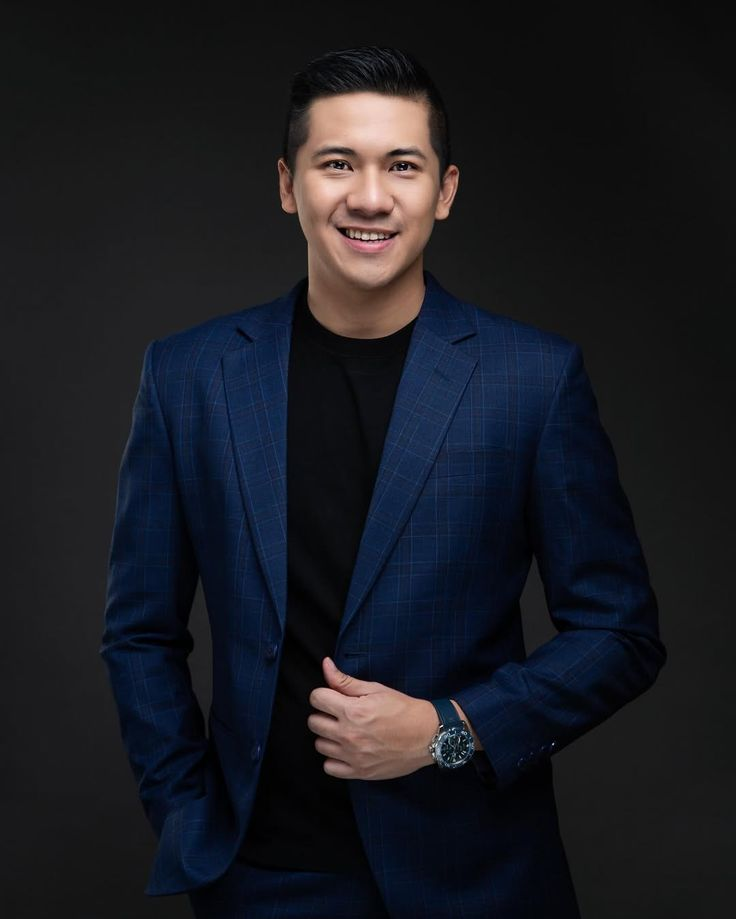
#> input picture foto.jpg, 736 x 919 px, found by its file name
$ python document_generator.py
#> lines starting #> are read from the running program, lines starting #| are printed output that depends on the picture
from PIL import Image, ImageDraw, ImageFont
from datetime import datetime, timedelta
import random
import io
import requests


# =====================================================
# FONT & UTIL
# =====================================================

def get_fonts():
    try:
        return {
            "title": ImageFont.truetype(
                "/usr/share/fonts/truetype/dejavu/DejaVuSans-Bold.ttf", 42
            ),
            "heading": ImageFont.truetype(
                "/usr/share/fonts/truetype/dejavu/DejaVuSans-Bold.ttf", 30
            ),
            "normal": ImageFont.truetype(
                "/usr/share/fonts/truetype/dejavu/DejaVuSans.ttf", 22
            ),
            "small": ImageFont.truetype(
                "/usr/share/fonts/truetype/dejavu/DejaVuSans.ttf", 18
            ),
        }
    except Exception:
        default = ImageFont.load_default()
        return {
            "title": default,
            "heading": default,
            "normal": default,
            "small": default,
        }


def fetch_photo(url, size=(220, 280)):
    try:
        resp = requests.get(url, timeout=10)
        resp.raise_for_status()
        img = Image.open(io.BytesIO(resp.content)).convert("RGB")
        img = img.resize(size, Image.LANCZOS)
        return img
    except Exception:
        return None


def image_to_bytes(image):
    """Convert PIL Image ke BytesIO (siap dikirim ke Telegram)."""
    img_byte_arr = io.BytesIO()
    image.save(img_byte_arr, format="JPEG", quality=95)
    img_byte_arr.seek(0)
    return img_byte_arr


# =====================================================
# 1. FACULTY ID CARD (DEPAN)
# =====================================================

def generate_faculty_id(
    teacher_name: str,
    teacher_email: str,
    school_name: str,
    photo_url: str = "https://github.com/oranglemah/ngebot/raw/main/foto.jpg",
):
    """
    Generate ID card depan mirip Faculty_ID_Front.jpg:
    - Header ungu dengan nama sekolah + 'FACULTY IDENTIFICATION CARD'
    - Logo bulat kiri atas (placeholder)
    - Area foto 3x4
    - Nama, Employee ID, Department di kanan
    - Issue date & valid until di bawah
    """
#> called with teacher_name = 'Kaitlin Brinker', teacher_email = 'kaitlin.brinker@example.edu', school_name = 'Downingtown STEM Academy'
    W, H = 1200, 768
    img = Image.new("RGB", (W, H), "white")
#> img: PIL image 1200x768 RGB; every value is 255
    draw = ImageDraw.Draw(img)
    fonts = get_fonts()

    # Header ungu
    header_h = 220
    header_color = "#7c3aed"
    draw.rectangle([(0, 0), (W, header_h)], fill=header_color)

    # Logo bulat
    logo_r = 140
    draw.ellipse([(40, 40), (40 + logo_r, 40 + logo_r)], fill="white")
    draw.text(
        (40 + logo_r / 2, 40 + logo_r / 2),
        "LOGO",
        fill=header_color,
        font=fonts["small"],
        anchor="mm",
    )

    # Nama sekolah + judul kartu
    draw.text(
        (logo_r + 90, 70),
        school_name,
        fill="white",
        font=fonts["title"],
    )
    draw.text(
        (logo_r + 90, 140),
        "FACULTY IDENTIFICATION CARD",
        fill="white",
        font=fonts["heading"],
    )

    # Area foto 3x4
    photo_x, photo_y = 60, header_h + 40
    photo_w, photo_h = 260, 340
    draw.rectangle(
        [(photo_x, photo_y), (photo_x + photo_w, photo_y + photo_h)],
        fill="#e5e7eb",
    )
    photo = fetch_photo(photo_url, size=(photo_w, photo_h))
#> in fetch_photo, img is the input picture: PIL image 736x919 RGB; mean R, G, B 25.9, 27.1, 33.2
#> in fetch_photo, `img = img.resize(size, Image.LANCZOS)`:
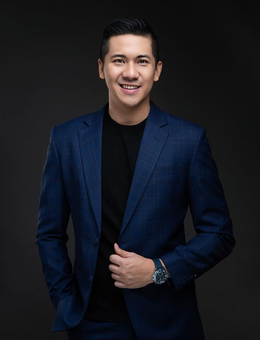
#> img: PIL image 260x340 RGB; mean R, G, B 25.9, 27.1, 33.2
    if photo:
        img.paste(photo, (photo_x, photo_y))
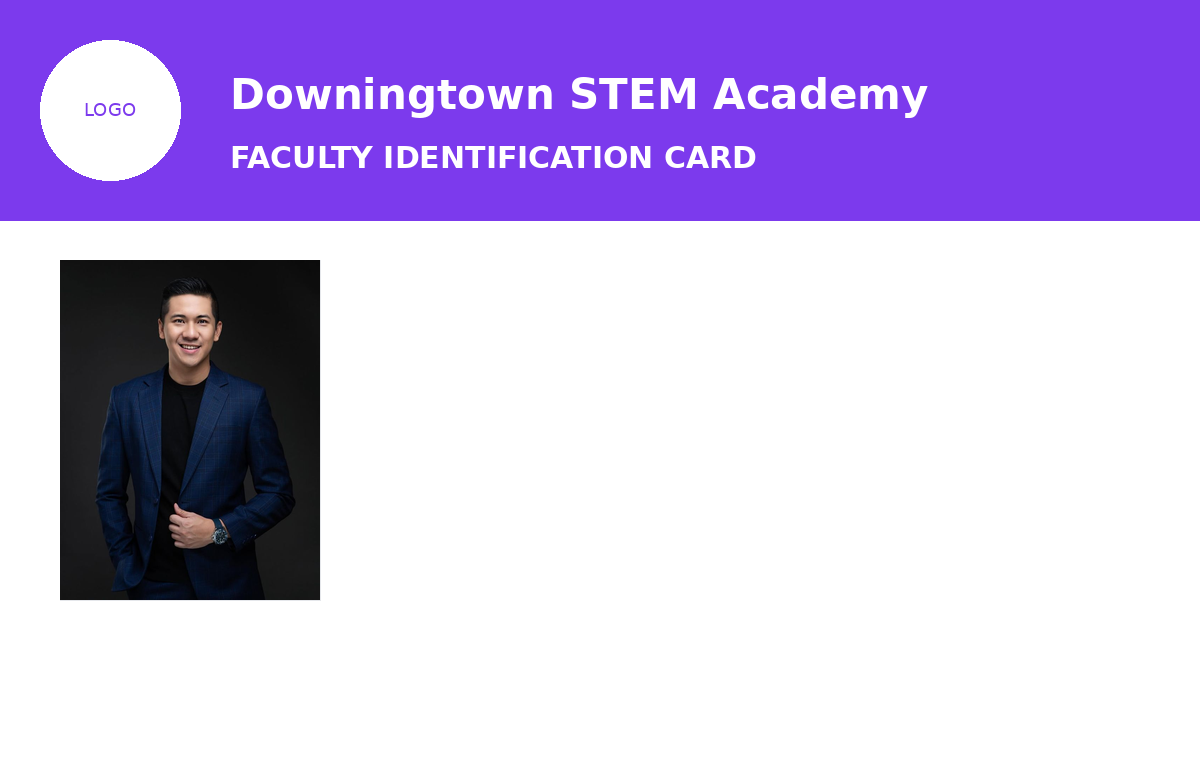
#> img: PIL image 1200x768 RGB; mean R, G, B 199.6, 182.9, 229.1
    else:
        draw.text(
            (photo_x + photo_w / 2, photo_y + photo_h / 2),
            "PHOTO\n3x4",
            fill="#9ca3af",
            font=fonts["normal"],
            anchor="mm",
            align="center",
        )

    # Info kanan
    info_x = photo_x + photo_w + 80
    info_y = header_h + 60

    emp_id = f"DU-{random.randint(4000,9999)}-{random.randint(100,999)}"
    departments = ["English", "Mathematics", "Science", "History", "Arts"]
    dept = random.choice(departments)

    draw.text((info_x, info_y), "NAME", fill="#6b7280", font=fonts["small"])
    draw.text((info_x, info_y + 32), teacher_name, fill="black", font=fonts["heading"])

    draw.text((info_x, info_y + 90), "EMPLOYEE ID", fill="#6b7280", font=fonts["small"])
    draw.text((info_x, info_y + 122), emp_id, fill="black", font=fonts["normal"])

    draw.text((info_x, info_y + 180), "DEPARTMENT", fill="#6b7280", font=fonts["small"])
    draw.text((info_x, info_y + 212), dept, fill="black", font=fonts["normal"])

    # Label STAFF kecil
    draw.text(
        (info_x, info_y + 260),
        "STAFF",
        fill="#111827",
        font=fonts["normal"],
    )

    # Issue & valid date
    issue_date = datetime.now() - timedelta(days=random.randint(200, 800))
    valid_until = issue_date + timedelta(days=4 * 365)

    bottom_y = H - 120
    draw.text(
        (80, bottom_y),
        "ISSUE DATE",
        fill="#6b7280",
        font=fonts["small"],
    )
    draw.text(
        (80, bottom_y + 32),
        issue_date.strftime("%m/%d/%Y"),
        fill="black",
        font=fonts["normal"],
    )

    draw.text(
        (W - 260, bottom_y),
        "VALID UNTIL",
        fill="#6b7280",
        font=fonts["small"],
    )
    draw.text(
        (W - 260, bottom_y + 32),
        valid_until.strftime("%m/%d/%Y"),
        fill="black",
        font=fonts["normal"],
    )

    return img, emp_id, dept


# =====================================================
# 2. PAY STUB / SALARY STATEMENT
# =====================================================

def generate_pay_stub(
    teacher_name: str,
    teacher_email: str,
    school_name: str,
    emp_id: str,
    department: str,
):
    """
    Slip gaji mirip Salary_Statement.jpg + detail realistis:
    - Employer info
    - Pay date & pay period
    - Regular salary, YTD, deductions, net pay
    """
    W, H = 850, 1150
    img = Image.new("RGB", (W, H), "white")
    draw = ImageDraw.Draw(img)
    fonts = get_fonts()

    # Header
    header_y = 40
    draw.text(
        (W / 2, header_y),
        school_name,
        fill="black",
        font=fonts["heading"],
        anchor="mm",
    )
    draw.text(
        (W / 2, header_y + 35),
        "Payroll Department | 335 Manor Avenue DowningtownPA19335",
        fill="black",
        font=fonts["small"],
        anchor="mm",
    )
    draw.text(
        (W / 2, header_y + 80),
        "SALARY STATEMENT",
        fill="black",
        font=fonts["heading"],
        anchor="mm",
    )

    # Pay period & pay date
    end = datetime.now() - timedelta(days=random.randint(1, 10))
    start = end - timedelta(days=14)
    pay_date = end + timedelta(days=1)

    draw.text(
        (W / 2, header_y + 118),
        f"Pay Period: {start.strftime('%m/%d/%Y')} - {end.strftime('%m/%d/%Y')}",
        fill="black",
        font=fonts["normal"],
        anchor="mm",
    )
    draw.text(
        (W / 2, header_y + 148),
        f"Pay Date: {pay_date.strftime('%m/%d/%Y')}",
        fill="black",
        font=fonts["normal"],
        anchor="mm",
    )

    # Employee information box
    box_y = 210
    draw.rectangle([(40, box_y), (W - 40, box_y + 190)], outline="black", width=2)

    draw.text(
        (W / 2, box_y + 15),
        "Employee Information",
        fill="black",
        font=fonts["heading"],
        anchor="mm",
    )

    draw.text(
        (60, box_y + 60),
        f"Name: {teacher_name}",
        fill="black",
        font=fonts["normal"],
    )
    draw.text(
        (60, box_y + 90),
        f"Employee ID: {emp_id}",
        fill="black",
        font=fonts["normal"],
    )
    draw.text(
        (60, box_y + 120),
        f"Department: {department}",
        fill="black",
        font=fonts["normal"],
    )
    draw.text(
        (60, box_y + 150),
        "Position: Administrative Assistant Level I",
        fill="black",
        font=fonts["normal"],
    )
    draw.text(
        (60, box_y + 180),
        f"Email: {teacher_email}",
        fill="black",
        font=fonts["normal"],
    )

    # Earnings
    earn_y = box_y + 215
    draw.rectangle([(40, earn_y), (W - 40, earn_y + 210)], outline="black", width=2)
    draw.text(
        (W / 2, earn_y + 10),
        "EARNINGS",
        fill="black",
        font=fonts["heading"],
        anchor="mm",
    )

    regular_salary = random.randint(2100, 2600) + random.random()
    y_line = earn_y + 60
    draw.text(
        (60, y_line),
        "Regular Salary:",
        fill="black",
        font=fonts["normal"],
    )
    draw.text(
        (W - 60, y_line),
        f"${regular_salary:,.2f}",
        fill="black",
        font=fonts["normal"],
        anchor="rm",
    )

    draw.text(
        (60, y_line + 40),
        "TOTAL GROSS PAY:",
        fill="black",
        font=fonts["normal"],
    )
    draw.text(
        (W - 60, y_line + 40),
        f"${regular_salary:,.2f}",
        fill="black",
        font=fonts["normal"],
        anchor="rm",
    )

    # YTD sederhana (sekadar kelipatan random dari gross)
    ytd_multiplier = random.randint(5, 9)
    ytd_gross = regular_salary * ytd_multiplier

    draw.text(
        (60, y_line + 80),
        f"YTD Gross: ${ytd_gross:,.2f}",
        fill="#4b5563",
        font=fonts["small"],
    )

    # Deductions
    ded_y = earn_y + 230
    draw.rectangle([(40, ded_y), (W - 40, ded_y + 230)], outline="black", width=2)
    draw.text(
        (W / 2, ded_y + 10),
        "DEDUCTIONS",
        fill="black",
        font=fonts["heading"],
        anchor="mm",
    )

    perc = {
        "Federal Tax": random.uniform(0.18, 0.24),
        "State Tax": random.uniform(0.04, 0.07),
        "Social Security": random.uniform(0.05, 0.07),
        "Medicare": random.uniform(0.01, 0.02),
        "Retirement": random.uniform(0.03, 0.06),
    }

    y_line = ded_y + 60
    total_ded = 0
    for label, p in perc.items():
        amount = regular_salary * p
        total_ded += amount
        draw.text((60, y_line), f"{label}:", fill="black", font=fonts["normal"])
        draw.text(
            (W - 60, y_line),
            f"${amount:,.2f}",
            fill="black",
            font=fonts["normal"],
            anchor="rm",
        )
        y_line += 30

    draw.text(
        (60, y_line + 10),
        "TOTAL DEDUCTIONS:",
        fill="black",
        font=fonts["normal"],
    )
    draw.text(
        (W - 60, y_line + 10),
        f"${total_ded:,.2f}",
        fill="black",
        font=fonts["normal"],
        anchor="rm",
    )

    # YTD ded & net (kecil)
    ytd_ded = total_ded * ytd_multiplier
    ytd_net = ytd_gross - ytd_ded
    draw.text(
        (60, y_line + 50),
        f"YTD Deductions: ${ytd_ded:,.2f}   |   YTD Net: ${ytd_net:,.2f}",
        fill="#4b5563",
        font=fonts["small"],
    )

    # Net pay
    net = regular_salary - total_ded
    net_y = ded_y + 260
    draw.rectangle([(40, net_y), (W - 40, net_y + 120)], fill="#111827")
    draw.text(
        (W / 2, net_y + 35),
        "NET PAY",
        fill="white",
        font=fonts["heading"],
        anchor="mm",
    )
    draw.text(
        (W / 2, net_y + 80),
        f"${net:,.2f}",
        fill="white",
        font=fonts["title"],
        anchor="mm",
    )

    # Footer kecil
    footer_y = net_y + 140
    draw.text(
        (W / 2, footer_y),
        "This statement is for informational purposes only.",
        fill="#6b7280",
        font=fonts["small"],
        anchor="mm",
    )

    return img


# =====================================================
# 3. EMPLOYMENT VERIFICATION LETTER
# =====================================================

def generate_employment_letter(
    teacher_name: str,
    teacher_email: str,
    school_name: str,
    emp_id: str,
    department: str,
):
    """
    Surat keterangan kerja mirip Employment_Letter.jpg:
    - Letterhead + alamat + kontak
    - Date, Reference No, Employee ID
    - Paragraf status kerja + tanggal mulai
    - Tabel Employment Details
    """
    W, H = 850, 1200
    img = Image.new("RGB", (W, H), "white")
    draw = ImageDraw.Draw(img)
    fonts = get_fonts()

    # Header
    top_y = 40
    draw.text(
        (W / 2, top_y),
        school_name.upper(),
        fill="black",
        font=fonts["heading"],
        anchor="mm",
    )
    draw.text(
        (W / 2, top_y + 30),
        "Office of Human Resources",
        fill="black",
        font=fonts["normal"],
        anchor="mm",
    )
    draw.text(
        (W / 2, top_y + 55),
        "335 Manor Avenue DowningtownPA19335",
        fill="black",
        font=fonts["small"],
        anchor="mm",
    )
    draw.text(
        (W / 2, top_y + 75),
        "Tel: (555) 123-4500 | Email: hr@downingtownstemacademy.edu",
        fill="black",
        font=fonts["small"],
        anchor="mm",
    )

    # Date + reference + employee id
    today = datetime.now()
    ref_no = f"HR-{today.year}-{random.randint(2000,9999)}"

    # tanggal mulai kerja acak beberapa tahun lalu
    start_year = today.year - random.randint(2, 5)
    start_date = today.replace(year=start_year, month=random.randint(1, 12), day=10)

    base_y = 160
    draw.text(
        (60, base_y),
        f"Date: {today.strftime('%B %d, %Y')}",
        fill="black",
        font=fonts["normal"],
    )
    draw.text(
        (60, base_y + 30),
        f"Reference No: {ref_no}",
        fill="black",
        font=fonts["normal"],
    )
    draw.text(
        (60, base_y + 60),
        f"Employee ID: {emp_id}",
        fill="black",
        font=fonts["normal"],
    )

    # To whom it may concern
    draw.text(
        (60, base_y + 110),
        "To Whom It May Concern:",
        fill="black",
        font=fonts["normal"],
    )

    draw.text(
        (W / 2, base_y + 160),
        "EMPLOYMENT VERIFICATION",
        fill="black",
        font=fonts["heading"],
        anchor="mm",
    )

    # Paragraf
    para_y = base_y + 210
    text_lines = [
        f"This letter is to certify that {teacher_name} has been employed",
        f"as an Administrative Assistant Level I at {school_name} since "
        f"{start_date.strftime('%B %d, %Y')}.",
        "",
        f"{teacher_name} is currently employed on a full-time basis in the",
        f"{department} Department and is in good standing with no",
        "disciplinary actions on record.",
        "",
        f"The official school email address for {teacher_name} is:",
        f"{teacher_email}.",
        "",
        "This verification is issued at the request of the employee and may",
        "be presented to any institution or agency that requires proof of",
        "current employment.",
        "",
        "Should you require any additional information, please contact the",
        "Human Resources Department during regular business hours.",
    ]
    for line in text_lines:
        draw.text((60, para_y), line, fill="black", font=fonts["normal"])
        para_y += 30

    # Tabel Employment Details
    table_y = para_y + 20
    table_h = 240
    draw.text(
        (W / 2, table_y),
        "EMPLOYMENT DETAILS",
        fill="black",
        font=fonts["heading"],
        anchor="mm",
    )
    table_y += 20

    top = table_y + 20
    left = 40
    right = W - 40
    bottom = top + table_h
    draw.rectangle([(left, top), (right, bottom)], outline="black", width=2)

    rows = [
        ("Full Name", teacher_name),
        ("Employee ID", emp_id),
        ("Position", "Administrative Assistant Level I"),
        ("Department", department),
        ("College", "College of Liberal Arts and Social Sciences"),
        ("Employment Status", "Full-time Faculty Member"),
        ("Date of Appointment", start_date.strftime("%m/%d/%Y")),
    ]

    row_h = table_h // len(rows)
    y = top
    for label, value in rows:
        draw.line([(left, y), (right, y)], fill="black", width=1)
        draw.text(
            (left + 10, y + 8),
            f"{label}:",
            fill="black",
            font=fonts["small"],
        )
        draw.text(
            (left + 260, y + 8),
            value,
            fill="black",
            font=fonts["small"],
        )
        y += row_h
    draw.line([(left, bottom), (right, bottom)], fill="black", width=1)

    # Closing + signature
    closing_y = bottom + 40
    draw.text(
        (60, closing_y),
        "Respectfully yours,",
        fill="black",
        font=fonts["normal"],
    )

    sign_y = closing_y + 80
    draw.line([(60, sign_y), (300, sign_y)], fill="black", width=2)
    draw.text(
        (60, sign_y + 10),
        "Eldred Leffler",
        fill="black",
        font=fonts["normal"],
    )
    draw.text(
        (60, sign_y + 40),
        "Director, Human Resources",
        fill="black",
        font=fonts["small"],
    )
    draw.text(
        (60, sign_y + 60),
        school_name,
        fill="black",
        font=fonts["small"],
    )

    return img


# =====================================================
# CONTOH PEMAKAIAN MANUAL
# =====================================================

if __name__ == "__main__":
    school = "Downingtown STEM Academy"
    name = "Kaitlin Brinker"
    email = "kaitlin.brinker@example.edu"

    id_img, emp_id, dept = generate_faculty_id(
        teacher_name=name,
        teacher_email=email,
        school_name=school,
    )
#> emp_id = 'DU-7155-876'; dept = 'History'
    pay_img = generate_pay_stub(
        teacher_name=name,
        teacher_email=email,
        school_name=school,
        emp_id=emp_id,
        department=dept,
    )
#> in generate_pay_stub, `img = Image.new("RGB", (W, H), "white")`: img: PIL image 850x1150 RGB; every value is 255
#> after the loop in generate_pay_stub, `for label, p in perc.items():`: total_ded = 1140.7; y_line = 865
#> in generate_pay_stub, `ytd_ded = total_ded * ytd_multiplier`: ytd_ded = 9126
#> in generate_pay_stub, `ytd_net = ytd_gross - ytd_ded`: ytd_net = 11630.1
#> in generate_pay_stub, `net = regular_salary - total_ded`: net = 1453.8
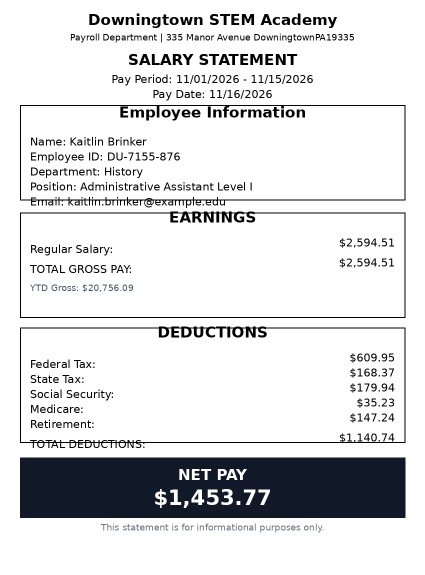
#> pay_img: PIL image 850x1150 RGB (shown at 1/2 size); mean R, G, B 220.1, 220.8, 222.2
    letter_img = generate_employment_letter(
        teacher_name=name,
        teacher_email=email,
        school_name=school,
        emp_id=emp_id,
        department=dept,
    )
#> in generate_employment_letter, `img = Image.new("RGB", (W, H), "white")`: img: PIL image 850x1200 RGB; every value is 255
#> after the loop in generate_employment_letter, `for line in text_lines:`: para_y = 850
#> in generate_employment_letter, `table_y = para_y + 20`: table_y = 870
#> in generate_employment_letter, `table_y += 20`: table_y = 890
#> in generate_employment_letter, `top = table_y + 20`: top = 910
#> in generate_employment_letter, `bottom = top + table_h`: bottom = 1150
#> in generate_employment_letter, `y = top`: y = 910
#> the loop in generate_employment_letter, `for label, value in rows:` made 7 passes
#> y on passes 1 to 7: 944, 978, 1012, 1046, 1080, 1114, 1148
#> after the loop in generate_employment_letter, `for label, value in rows:`: y = 1148
#> in generate_employment_letter, `closing_y = bottom + 40`: closing_y = 1190
#> in generate_employment_letter, `sign_y = closing_y + 80`: sign_y = 1270
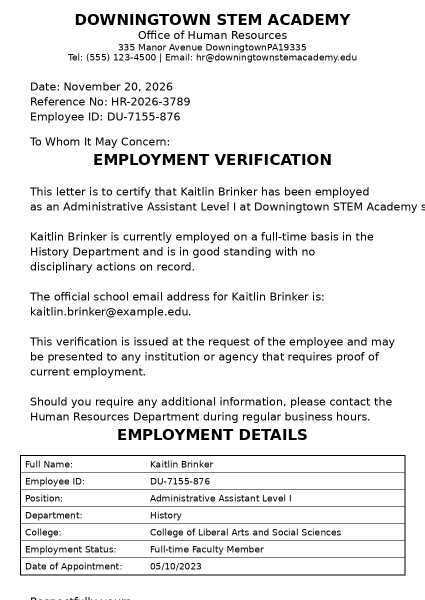
#> letter_img: PIL image 850x1200 RGB (shown at 1/2 size); min 0, max 255, mean 236.3

    id_img.save("Faculty_ID_Front_Gen.jpg", "JPEG", quality=95)
    pay_img.save("Salary_Statement_Gen.jpg", "JPEG", quality=95)
    letter_img.save("Employment_Letter_Gen.jpg", "JPEG", quality=95)
